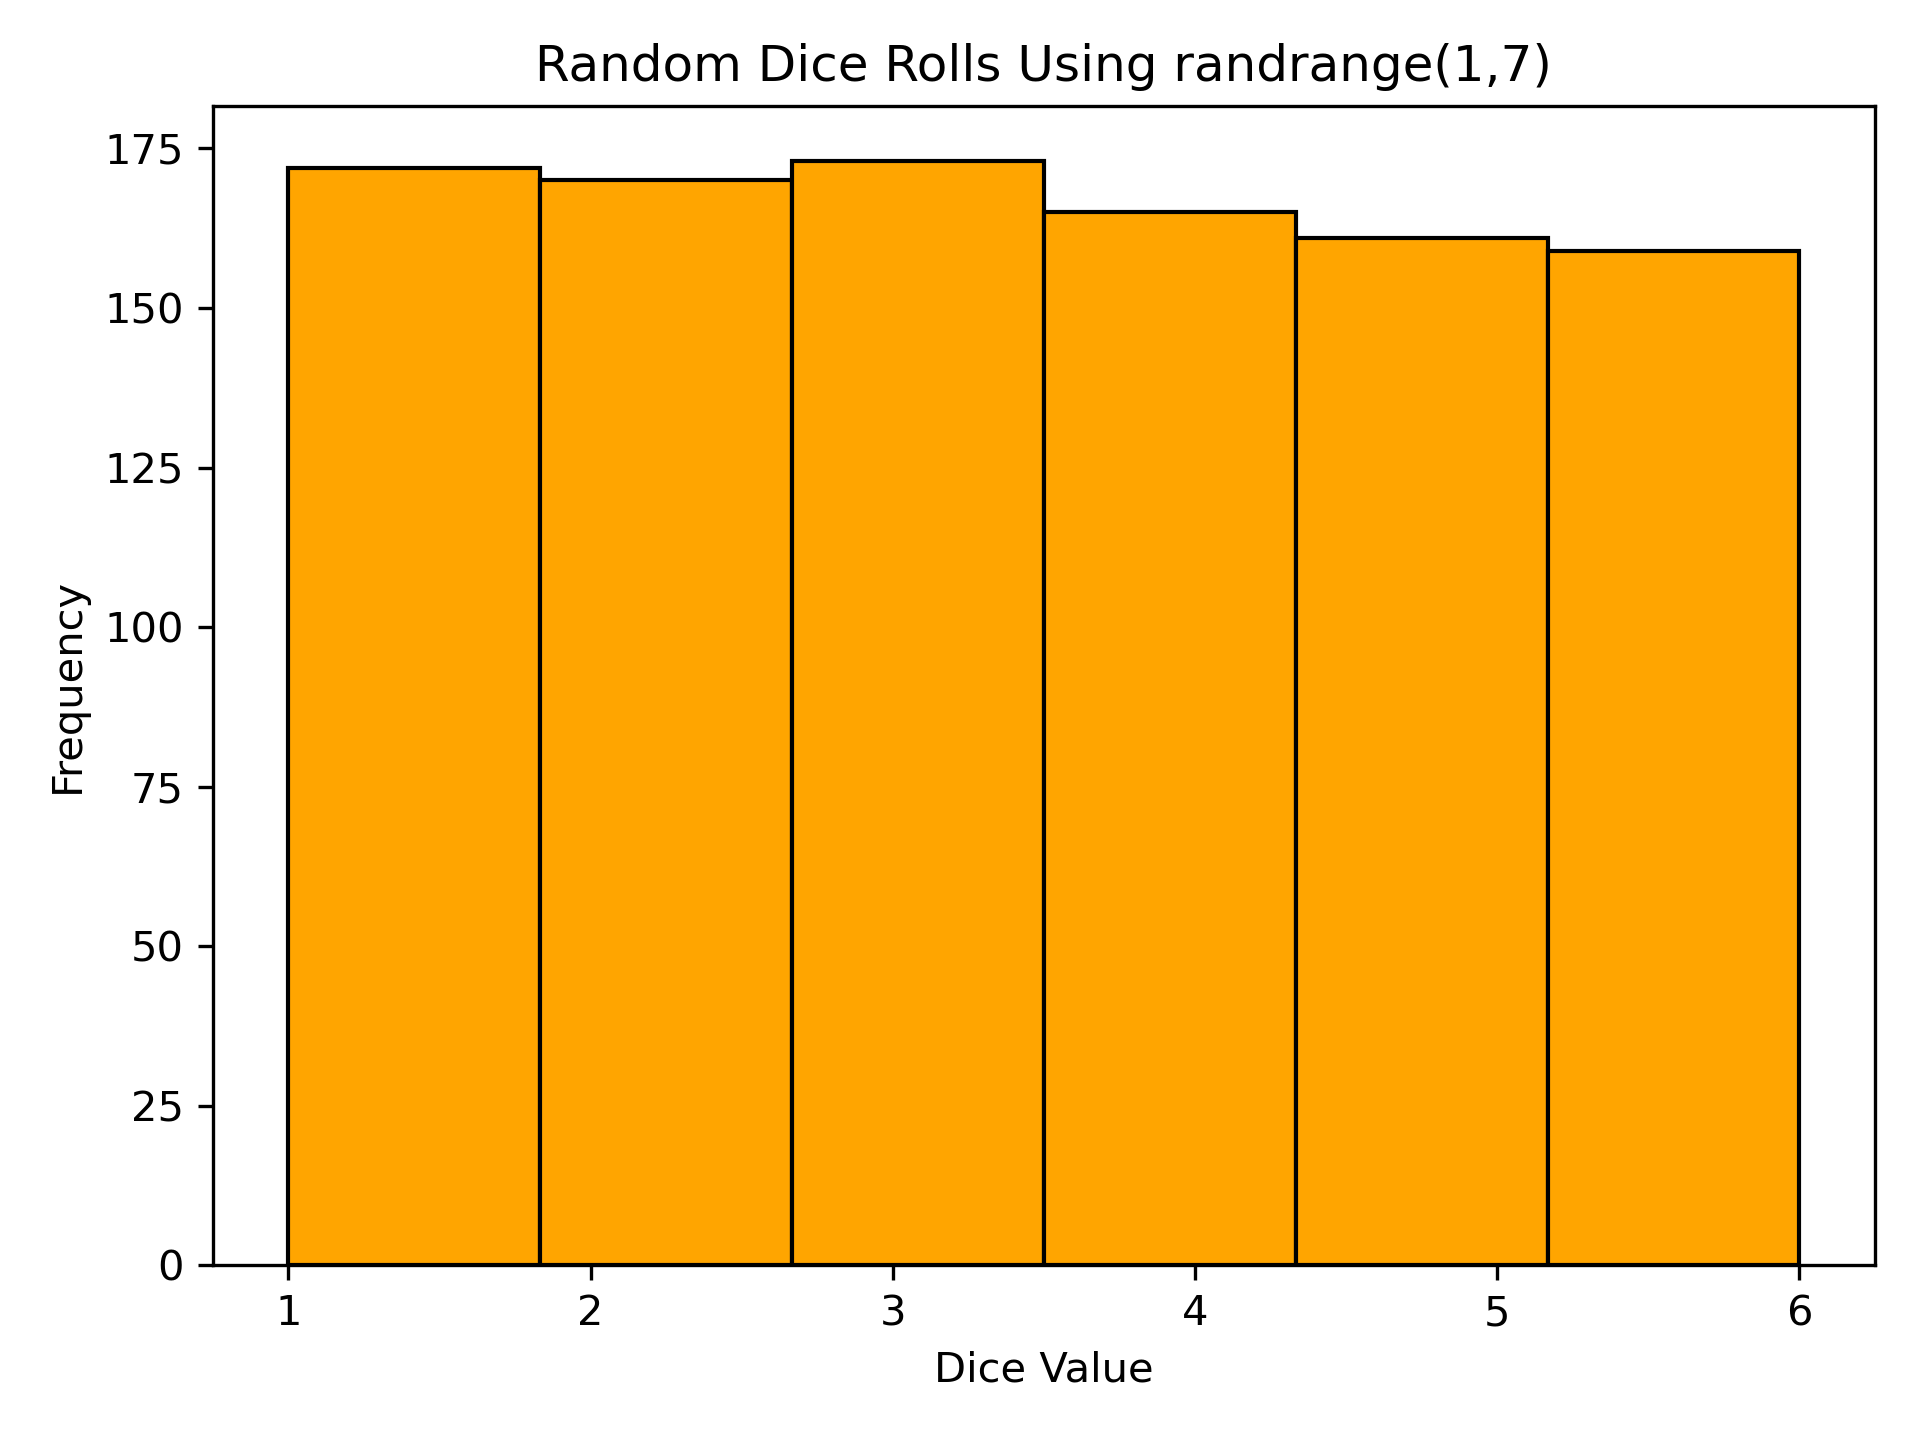

Source code (Python):
import random, matplotlib.pyplot as plt

data = [random.randrange(1,7) for _ in range(1000)]
plt.hist(data, bins=6, color='orange', edgecolor='black')
plt.title("Random Dice Rolls Using randrange(1,7)")
plt.xlabel("Dice Value"); plt.ylabel("Frequency")
plt.tight_layout()
plt.savefig("randrange_hist.png", dpi=300)
plt.show()
